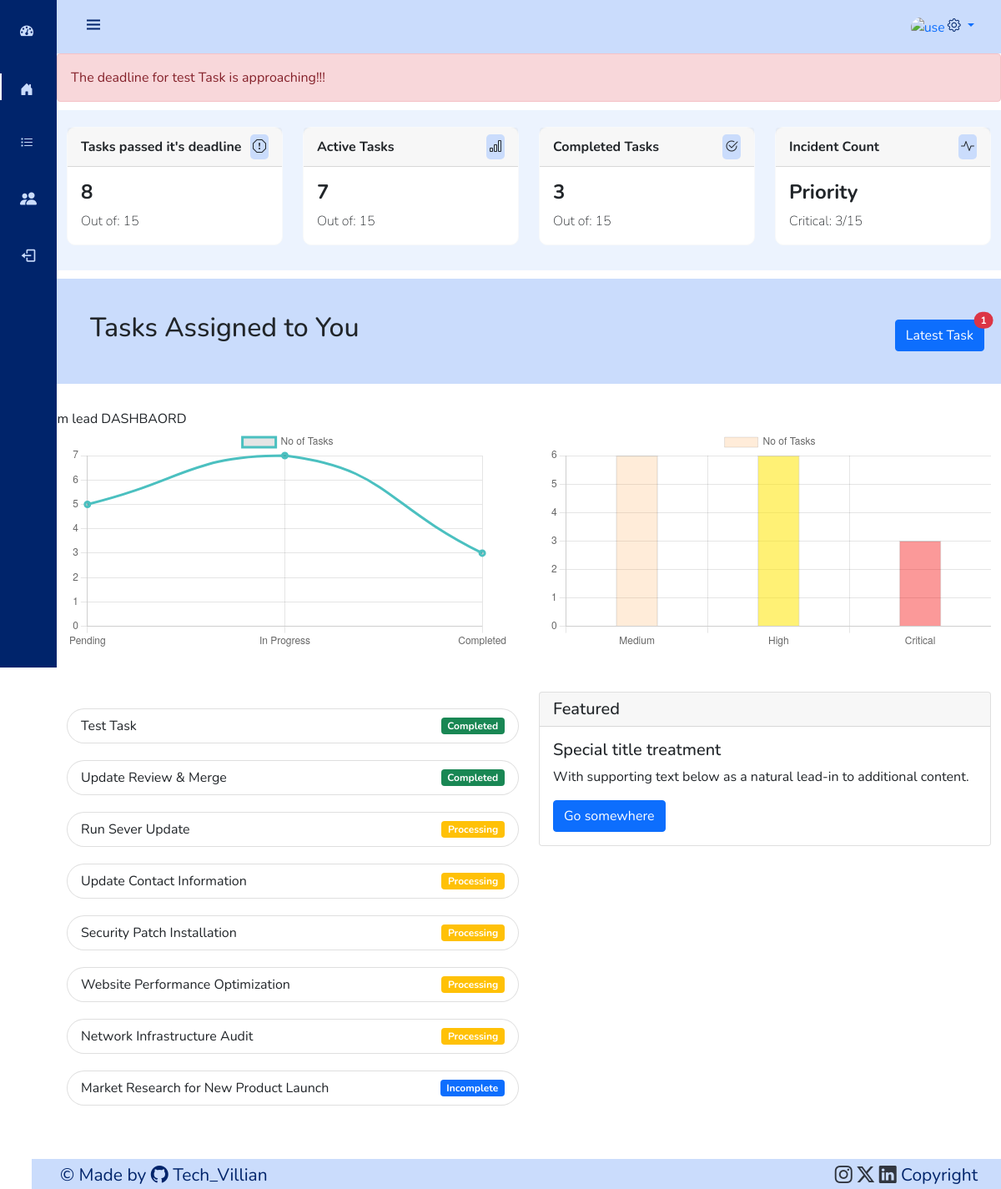
The page / (signed in) on the database its author committed.
### project/models.py (models this page shows, shortened)
class Task(models.Model):
    created_by = models.ForeignKey(auth.get_user_model(), on_delete=models.CASCADE)
    title = models.CharField(max_length=255)
    description = models.TextField()
    deadline = models.DateField()
    status = models.CharField(max_length=20, choices=[
        ('pending', 'Pending'),
        ('in_progress', 'In Progress'),
        ('completed', 'Completed')
    ])
    incident_types = models.CharField(max_length=20, choices=[
        ('critical', 'Critical'),
        ('high', 'High'),
        ('medium', 'Medium')
    ], blank=True, null=True)
    assigned_to = models.ForeignKey(User, on_delete=models.CASCADE, related_name='tasks')
    assigned_team = models.ForeignKey(Team, on_delete=models.SET_NULL, null=True, blank=True, related_name='assigned_tasks')

### project/views.py (the view)
# urls.py: 2. Add a URL to urlpatterns:  path('', views.home, name='home')
@login_required(login_url='/login')
def home(request):
    if request.user.is_authenticated:
        if has_admin_or_team_lead_permission(request.user):
            assigned_tasks = Task.objects.filter(assigned_to=request.user).values()
            latest_assigned_task = Task.objects.filter(assigned_to=request.user).order_by('-id').first()
            deadline_list = Task.objects.filter(assigned_to=request.user).values_list('deadline', flat=True)
            closest_deadline = None
            current_date = timezone.now().date()
            for deadline in deadline_list:
                if closest_deadline is None or (deadline > current_date and deadline < closest_deadline):
                    closest_deadline = deadline
            task_with_closest_deadline = Task.objects.filter(assigned_to=request.user, deadline=closest_deadline).first()
            tasks_passed_deadline = assigned_tasks.filter(deadline__lt=current_date).count()
            out_of = Task.objects.all().count()
            active_tasks = Task.objects.filter(status='in_progress').count()
            completed_tasks = Task.objects.filter(status='completed').count()
            medium = Task.objects.filter(incident_types='medium').count()
            high = Task.objects.filter(incident_types='high').count()
            critical = Task.objects.filter(incident_types='critical').count()
            incident_type = {
                'medium': medium,
                'high': high,
                'critical': critical
            }
            user_roles = {
                'is_admin': is_admin(request.user),
                'is_team_lead': is_team_lead(request.user),
                'is_team_member': is_team_member(request.user),
            }
            pending_count = Task.objects.filter(status='pending').count()
            in_progress_count = Task.objects.filter(status='in_progress').count()
            completed_count = Task.objects.filter(status='completed').count()
            labels = ['Pending', 'In Progress', 'Completed']
            data = [pending_count, in_progress_count, completed_count]
            labels1 = ['Medium', 'High', 'Critical']
            data1 = [medium, high, critical]
        elif is_team_member(request.user):
            return redirect(reverse("TM_dashboard"))
    return render(request, 'base.html', {'assigned_tasks': assigned_tasks, 'latest_assigned_task': latest_assigned_task, 'deadline_alert': task_with_closest_deadline, 'user_roles': user_roles, 'tasks_passed_deadline': tasks_passed_deadline, 'active_tasks': active_tasks, 'completed_tasks': completed_tasks, 'out_of': out_of, 'incident_type': incident_type, 'labels': labels, 'data': data, 'labels1': labels1, 'data1': data1})

### user/templates/base.html (shortened to what this page needs)
{% load tz %}
<!DOCTYPE html>
<html lang="en">
<head>
    <link href="https://cdn.jsdelivr.net/npm/bootstrap@5.0.2/dist/css/bootstrap.min.css" rel="stylesheet">
    <link rel="stylesheet" href="https://stackpath.bootstrapcdn.com/bootstrap/4.5.2/css/bootstrap.min.css">
    <link rel="stylesheet" href="https://cdn.jsdelivr.net/npm/bootstrap-icons@1.11.1/font/bootstrap-icons.css">
    <link href="https://maxcdn.bootstrapcdn.com/bootstrap/4.5.2/css/bootstrap.min.css" rel="stylesheet">
    <link rel="stylesheet" href="https://cdn.jsdelivr.net/npm/bootstrap-icons@1.11.3/font/bootstrap-icons.min.css">
    <link rel="stylesheet" href="https://cdnjs.cloudflare.com/ajax/libs/font-awesome/4.7.0/css/font-awesome.min.css" />
    <link rel="stylesheet" href="https://cdnjs.cloudflare.com/ajax/libs/twitter-bootstrap/4.0.0-alpha.6/css/bootstrap.min.css">
    <link rel="stylesheet" href="https://cdn.jsdelivr.net/npm/bootstrap@5.0.0-beta1/dist/css/bootstrap.min.css">
    <link rel="stylesheet" href="https://cdn.jsdelivr.net/npm/boxicons@latest/css/boxicons.min.css">
</head>
<body id="body-pd">
  <div class="container-fluid">
    <header class="header" id="header">
      <div class="header_toggle"> <i class='bx bx-menu' id="header-toggle"></i> </div>
      {% if user.is_authenticated %}
      <div class="dropdown">
        <a href="#" class="pc-head-link head-link-primary dropdown-toggle arrow-none me-0" data-bs-toggle="dropdown" role="button" aria-haspopup="false" aria-expanded="false" style="text-decoration: none;" style="color: #00246B;">
          <img src="{{ user.profile.image.url }}" alt="user-image" class="user-avatar" style="max-width: 40px; max-height: 40px; border-radius: 20px; text-decoration: none;">
          <span>
            <i class="bi bi-gear" style="color: #00246B; text-decoration: none;"></i>
          </span>
        </a>
    </div>
    {% endif %}
    </header>
    <div class="l-navbar" id="nav-bar">
      <nav class="nav">
          <div> <a href="#" class="nav_logo"> <i class='fa fa-tachometer' style="color: #CADCFC;"></i> <span class="nav_logo-name">Leinad_Sama</span> </a>
              <div class="nav_list active"><a href="{% url 'home' %}" class="nav_link"> <i class='bi bi-house-door-fill'></i> <span class="nav_name">Home</span> </a> <a href="{% url 'task' %}" class="nav_link"> <i class='bi bi-list-task nav-icon'></i> <span class="nav_name">Task</span> </a> <a href="{% url 'team' %}" class="nav_link"> <i class='bi bi-people-fill nav_icon'></i> <span class="nav_name">Team</span> </a>
          </div> <a href="{% url 'logout' %}" class="nav_link"> <i class='bx bx-log-out nav_icon'></i> <span class="nav_name">LogOut</span> </a>
      </nav>
  </div>
  </div>
  <main class="height-100">
    {% block content %}
    {% if deadline_alert %}
      <div class="alert alert-danger" role="alert" style="margin-top: 60px; margin-bottom: -50px;">
        The deadline for {{ deadline_alert.title }} is approaching!!!
      </div>
    {% endif %}
    <div class="container-fluid">
      <div class="row" style="margin-top: 60px; margin-bottom: 30px; background-color:#cadcfc5a; padding-top: 20px;">
        <div class="col-md-3" style="margin-bottom: 30px;">
          <div class="card border-light" style=" border-radius: 10px;">
            <p class="card-header  d-flex justify-content-between align-items-center">
              <span class="header-text d-flex justify-content-between align-items-center" style="font-weight: bold;">Tasks passed it's deadline</span><i class="bi bi-exclamation-octagon" style="background-color: #CADCFC; border-radius: 5px; padding: 3px;"></i></p>
            <div class="card-body">
              <h5 class="card-title" style="font-size: 1.5rem; font-weight: bolder;">{{ tasks_passed_deadline }}</h5>
                <p class="card-text" style=" font-weight: lighter;">Out of: {{ out_of }}</p>
            </div>
          </div>
        </div>
        <div class="col-md-3" style="margin-bottom: 30px;">
          <div class="card border-light" style=" border-radius: 10px;">
            <p class="card-header  d-flex justify-content-between align-items-center">
              <span class="header-text d-flex justify-content-between align-items-center" style="font-weight: bold;">Active Tasks</span><i class="bi bi-bar-chart" style="background-color: #CADCFC; border-radius: 5px; padding: 3px;"></i></p>
            <div class="card-body">
              <h5 class="card-title" style="font-size: 1.5rem; font-weight: bolder;">{{ active_tasks }}</h5>
              <p class="card-text" style=" font-weight: lighter;">Out of: {{ out_of }}</p>
            </div>
          </div>
        </div>
        <div class="col-md-3" style="margin-bottom: 30px;">
          <div class="card border-light" style=" border-radius: 10px;">
            <p class="card-header  d-flex justify-content-between align-items-center">
              <span class="header-text" style="font-weight: bold;">Completed Tasks</span><i class="bi bi-check2-circle" style="background-color: #CADCFC; border-radius: 5px; padding: 3px;"></i></p>
            <div class="card-body">
              <h5 class="card-title" style="font-size: 1.5rem; font-weight: bolder;">{{ completed_tasks}}</h5>
              <p class="card-text" style=" font-weight: lighter;">Out of: {{ out_of }}</p>
            </div>
          </div>
        </div>
        <div class="col-md-3" style="margin-bottom: 30px;">
          <div class="card border-light" style=" border-radius: 10px;">
            <p class="card-header d-flex justify-content-between align-items-center" style="font-weight: bold;"><span class="header-text">Incident Count</span><i class="bi bi-activity" style="background-color: #CADCFC; border-radius: 5px; padding: 3px;"></i></p>
            <div class="card-body">
              <h5 class="card-title" style="font-size: 1.5rem; font-weight: bolder;">Priority</h5>
              <p class="card-text callout-danger" style=" font-weight: lighter;">Critical: {{ incident_type.critical }}/{{ out_of }}</p>
            </div>
          </div>
        </div>
      </div>
    </div>
    <div class="flex-wrap" style="display: flex; flex-wrap: wrap; align-items: center; background-color: #CADCFC; padding: 20px; margin-bottom: 0px; margin-top:-20px;">
    {% if assigned_tasks %}
    <h2 style="background-color: #CADCFC; padding: 20px; text-align: left;">Tasks Assigned to You</h2>
    {% else %}
    <h2 style="background-color: #CADCFC; padding: 20px; text-align: left;">No tasks Assigned to You</h2>
    {% endif %}
    {% if latest_assigned_task %}
    <button type="button" class="btn btn-primary position-relative" id="liveToastBtn" style="margin-top: 10px; margin-left: auto;">Latest Task <span class="position-absolute top-0 start-100 translate-middle badge rounded-pill bg-danger">1</span></button>
    <div class="position-fixed bottom-0 end-0 p-3" style="z-index: 11">
    </div>
    {% endif %}
    </div>
    <div class="#" style="margin-top: 30px;">
      {% if user_roles.is_admin %}
      <marquee behavior="vertical" direction="left" style="margin-left: -25px; margin-right: -25px;">ADMIN DASHBAORD</marquee>
      {% elif user_roles.is_team_lead %}
      <marquee behavior="vertical" direction="left" style="margin-left: -25px; margin-right: -25px;">Team lead DASHBAORD</marquee>
      {% elif user_roles.is_team_member %}
      <marquee behavior="vertical" direction="left" style="margin-left: -25px; margin-right: -25px;">Team member DASHBAORD</marquee>
      {% endif %}
      <div class="container" style="margin-bottom: 50px;">
        <div class="row gx-5">
          <div style="max-height: 400px; width: 600px;" class="col">
            <canvas id="statusChart"></canvas>
          </div>
          <div style="max-height: 300px; width: 600px;" class="col">
            <canvas id="incidentChart"></canvas>
          </div>
        </div>
      </div>
      {% if assigned_tasks %}
      <div class="container">
        <div class="row">
          <ul class="col-md-6">
          {% for task in assigned_tasks %}
            <li class="list-group" style="margin-top: 20px;">
              <div>
                <a href="{% url 'task_detail' task.id %}" class="list-group-item d-flex justify-content-between align-items-center" style="width:100%; border-radius: 30px;">{{ task.title|capfirst }} {% if task.status == 'pending' %} <span class="badge bg-primary">Incomplete</span> {% elif task.status == 'in_progress' %} <span class="badge bg-warning">Processing</span> {% elif task.status == 'completed' %} <span class="badge bg-success">Completed</span> {% endif %}</a>
              </div>
            </li>
          {% endfor %}
          </ul>
        {% else %}
        <p>No tasks assigned to you.</p>
        {% endif %}
        <div class="col-md-6">
          <div class="card">
            <h5 class="card-header">Featured</h5>
              <div class="card-body">
                <h5 class="card-title">Special title treatment</h5>
                  <p class="card-text">With supporting text below as a natural lead-in to additional content.</p>
                    <a href="#" class="btn btn-primary">Go somewhere</a>
              </div>
          </div>
        </div>
      </div>
    </div>
    <script>
      const ctx = document.getElementById('statusChart');
      new Chart(ctx, {
        type: 'line',
        data: {
          labels: {{ labels|safe }},
          datasets: [{
            label: 'No of Tasks',
            data: {{ data|safe }},
            fill: false,
            borderColor: 'rgb(75, 192, 192)',
            borderWidth: 3,
            tension: 0.5
          }]
        },
        options: {
          scales: {
            y: {
              beginAtZero: true,
              ticks: {
                stepSize: 1,
              }
            }
          }
        }
      });
      const incidentctx = document.getElementById('incidentChart');
      new Chart(incidentctx, {
        type: 'bar',
        data: {
          labels: {{ labels1|safe }},
          datasets: [{
            label: 'No of Tasks',
            data: {{ data1|safe }},
            backgroundColor: ['rgba(255, 159, 64, 0.2)','rgba(255, 229, 0, 0.54)','rgba(245, 0, 0, 0.4)',],
            borderWidth: 1,
            barThickness: 50
          }]
        },
        options: {
          scales: {
            y: {
              beginAtZero: true,
              ticks: {
                stepSize: 1,
              }
            }
          }
        }
      });
    </script>
    {% endblock %}
    </div>
  </main>
<footer class="footer" id="footer" style=" margin-left: -30px; bottom: 0;">
  <div class="con" style=" margin-left: 0;">
    <div class="row" style="bottom: 0;">
      <div class="col text-left">
          <small>&copy; Made by <a href="https://www.github.com/dannysesi" style="color: #00246B; text-decoration: none;"><i class="bi bi-github"></i> Tech_Villian</a></small>
      </div>
      <div class="col text-right">
          <small><a href="https://www.instagram.com/leinad_the_gr8/"><i class="bi bi-instagram"style="color: #31363F;"></i></a> <a href="https://twitter.com/Dannysesi24"><i class="bi bi-twitter-x"style="color: #31363F;"></i></a> <a href="https://www.linkedin.com/in/daniel-olusesi/"><i class="bi bi-linkedin"style="color: #31363F;"></i></a>  Copyright</small>
      </div>
    </div>
  </div>
</footer>
</body>
</html>

### rows shown on the page
Task: title "test Task", title "Test Task", status "Completed"
Task: title "Update Review & Merge", status "Completed"
Task: title "Run Sever Update", status "Processing"
Task: title "Update Contact Information", status "Processing"
Task: title "Security Patch Installation", status "Processing"
Task: title "Website Performance Optimization", status "Processing"
Task: title "Network Infrastructure Audit", status "Processing"
Task: title "Market Research for New Product Launch", status "Incomplete"

### other values the page prints
{{ tasks_passed_deadline }} "8"
{{ out_of }} "15"
{{ active_tasks }} "7"
{{ completed_tasks }} "3"
{{ incident_type.critical }} "3"
chart data {{ data|safe }} [5, 7, 3]
chart data {{ data1|safe }} [6, 6, 3]
